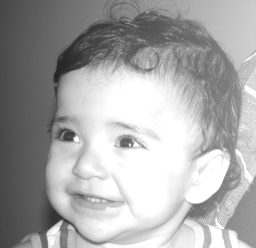
//> input picture Projetos/homomorfica.png, 256 x 248 px
$ ./Exer_421 homomorfica.png   (built with g++ and OpenCV 4)
//> lines starting //> are read from the running program, lines starting //| are printed output that depends on the picture; after the words box and inside, x2 and y2 are one past the last pixel; in counts of white or black regions, pixels touching at a corner belong together
#include <iostream>
#include <opencv2/opencv.hpp>

using namespace cv;
using namespace std;

int main(int argc, char** argv){
    Mat image;
    int width, height;
    int contadorObjetos, tonDeCinza;

    CvPoint p;
    image = imread(argv[1],CV_LOAD_IMAGE_GRAYSCALE);
//> image is the input picture: 248 rows x 256 cols, CV_8UC1; min 37, max 255, mean 167.8

    if(!image.data){
        std::cout << "imagem nao carregou corretamente\n";
        return(-1);
    }
    width=image.size().width;
//> width = 256
    height=image.size().height;
//> height = 248

    p.x=0;
    p.y=0;

    // busca objetos com buracos presentes
    tonDeCinza=0;
    contadorObjetos = 0;

    for(int i=0; i<height; i++){
        for(int j=0; j<width; j++){
          if(image.at<uchar>(i,j) == 255){
            // achou um objeto
            tonDeCinza++;
            contadorObjetos++;

            p.x=j;
            p.y=i;
            floodFill(image,p,tonDeCinza);

            if(tonDeCinza >= 255)
                tonDeCinza = 0;
          }
        }
    }
//> this loop made 248 passes
//> (tonDeCinza, contadorObjetos) on passes 1 to 3: (0, 0), (0, 0), (0, 0)
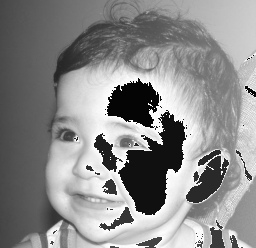
//> image: 248 rows x 256 cols, CV_8UC1; 12.58% of pixels changed, all inside (x1, y1, x2, y2) = (50, 55, 256, 248)
//> after the loop, tonDeCinza = 76; contadorObjetos = 76

    cout << "Qtd. objetos: " << contadorObjetos << endl;
//| Qtd. objetos: 76

    imshow("image", image);
    imwrite("outroNome.png", image);
    waitKey();

    return 0;
}
